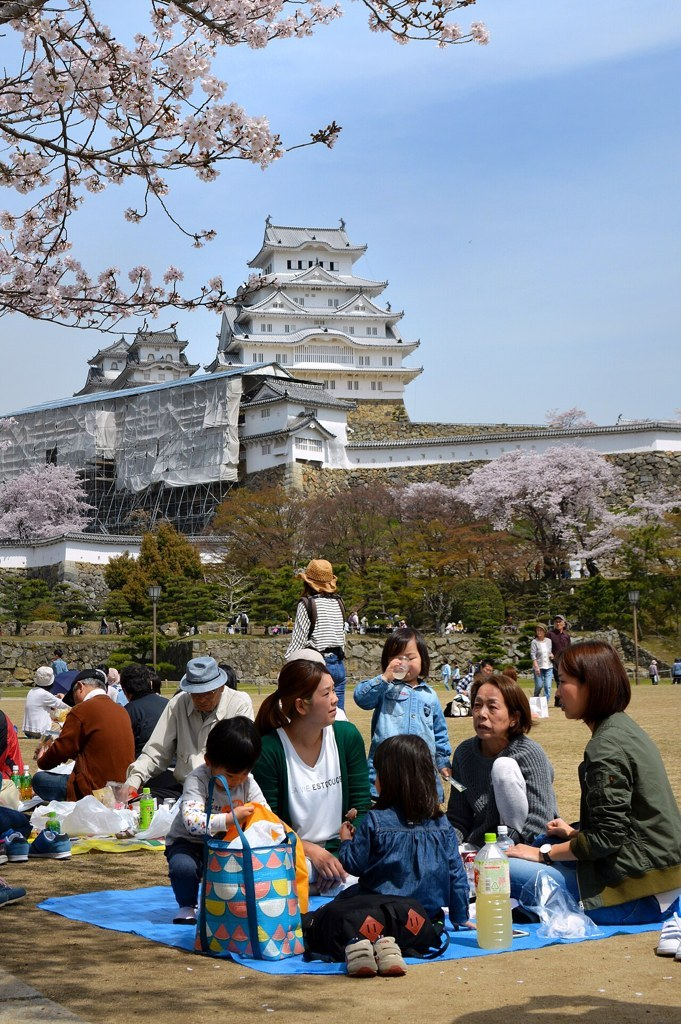
#> input picture app/tuning/images/03_picnic_park.jpg, 681 x 1024 px, given as the content of the folder images/03_picnic_park.jpg, which was not available
$ python contact.py images/03_picnic_park.jpg images/04_graduation_crowd.jpg
#> lines starting #> are read from the running program, lines starting #| are printed output that depends on the picture
"""Make labelled contact sheets from a folder of jpgs.

Usage: python -I contact.py <image_dir> <out_dir> [prefix ...]
"""
import sys
from pathlib import Path

from PIL import Image, ImageDraw

src, out = Path(sys.argv[1]), Path(sys.argv[2])
out.mkdir(parents=True, exist_ok=True)
prefixes = sys.argv[3:]
files = sorted(p for p in src.glob("*.jpg") if not prefixes or p.name.split("_")[0] in prefixes)
W, H, COLS, PER = 400, 300, 6, 24
for s in range(0, len(files), PER):
    chunk = files[s:s + PER]
    rows = (len(chunk) + COLS - 1) // COLS
    sheet = Image.new("RGB", (COLS * W, rows * (H + 24)), "white")
#> sheet: PIL image 2400x324 RGB; every value is 255
    d = ImageDraw.Draw(sheet)
    for i, f in enumerate(chunk):
        im = Image.open(f).convert("RGB")
#> im is the input picture: PIL image 681x1024 RGB; mean R, G, B 126.2, 130.9, 135.8
        im.thumbnail((W - 4, H - 4))
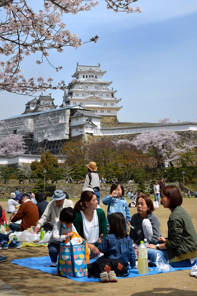
#> im: PIL image 197x296 RGB; mean R, G, B 126.2, 130.9, 135.8
        x, y = (i % COLS) * W, (i // COLS) * (H + 24)
        sheet.paste(im, (x + 2, y + 2))
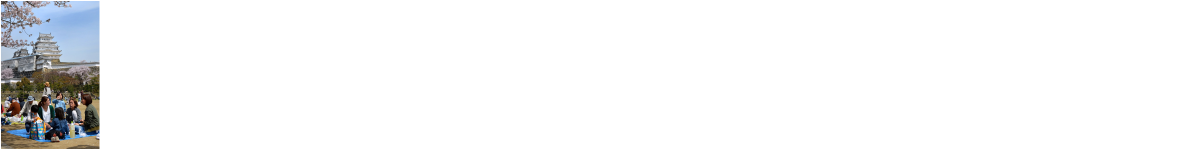
#> sheet: PIL image 2400x324 RGB (shown at 1/2 size); mean R, G, B 245.3, 245.7, 246.1
        d.text((x + 4, y + H + 4), f.name, fill="black")
    sheet.save(out / f"sheet_{s // PER + 1}.jpg", quality=80)
    print(out / f"sheet_{s // PER + 1}.jpg", [f.name for f in chunk])

$ run again, on app/tuning/images/04_graduation_crowd.jpg
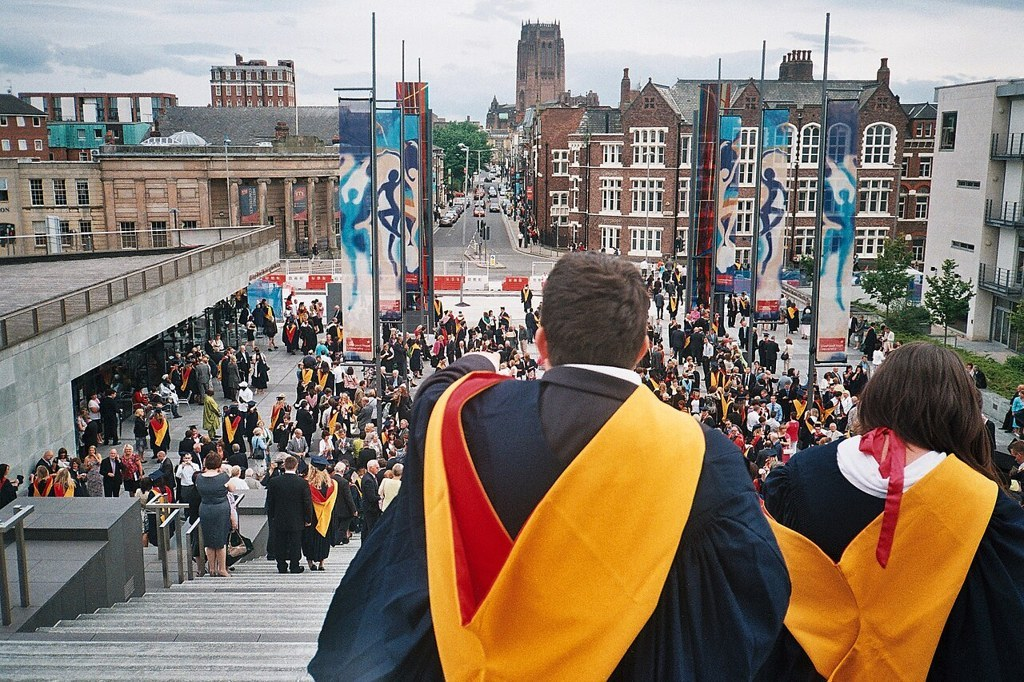
#> input picture app/tuning/images/04_graduation_crowd.jpg, 1024 x 682 px, given as the content of the folder images/04_graduation_crowd.jpg, which was not available
#> im is the input picture: PIL image 1024x682 RGB; mean R, G, B 132.5, 120.1, 109.1
#> `im.thumbnail((W - 4, H - 4))`:
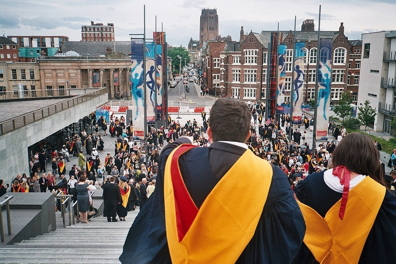
#> im: PIL image 396x264 RGB; mean R, G, B 132.5, 120.1, 109.1
#> `sheet.paste(im, (x + 2, y + 2))`:
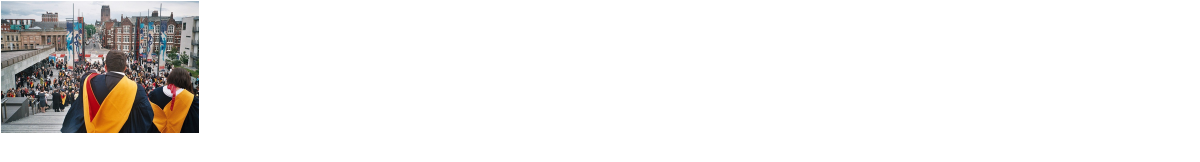
#> sheet: PIL image 2400x324 RGB (shown at 1/2 size); mean R, G, B 238.5, 236.9, 235.4

$ run again, on app/tuning/images/05_wedding_group.jpg
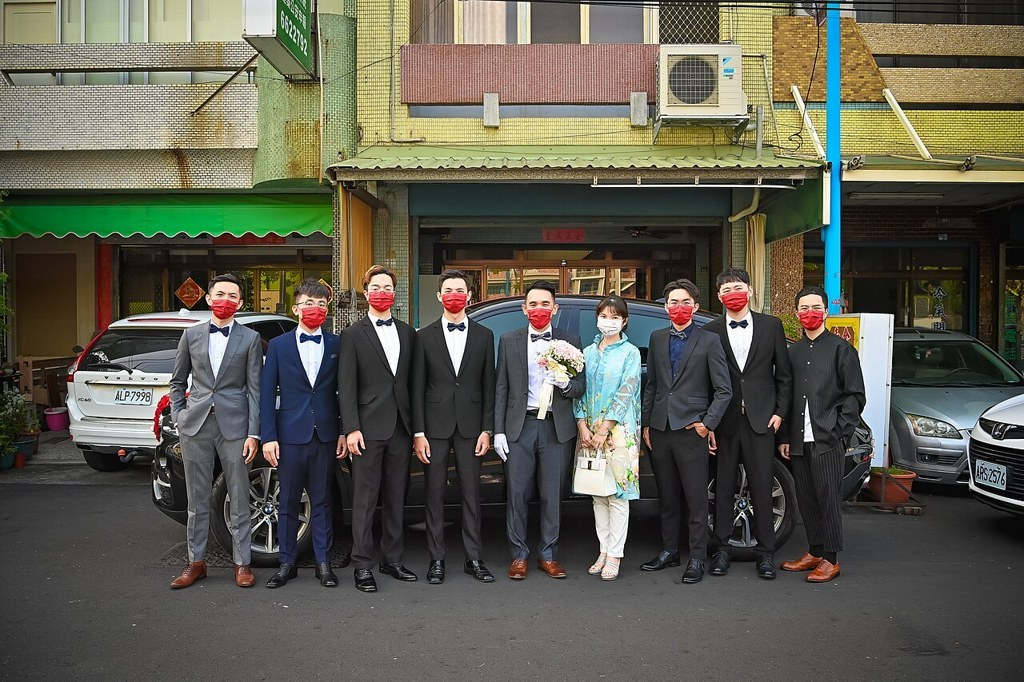
#> input picture app/tuning/images/05_wedding_group.jpg, 1024 x 682 px, given as the content of the folder images/05_wedding_group.jpg, which was not available
#> im is the input picture: PIL image 1024x682 RGB; mean R, G, B 93.2, 92.1, 79.9
#> `im.thumbnail((W - 4, H - 4))`:
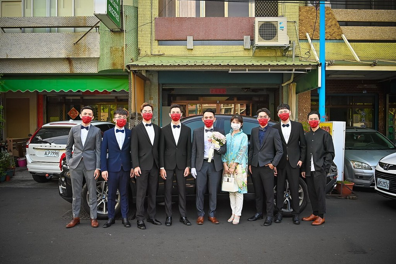
#> im: PIL image 396x264 RGB; mean R, G, B 93.1, 92.1, 79.9
#> `sheet.paste(im, (x + 2, y + 2))`:
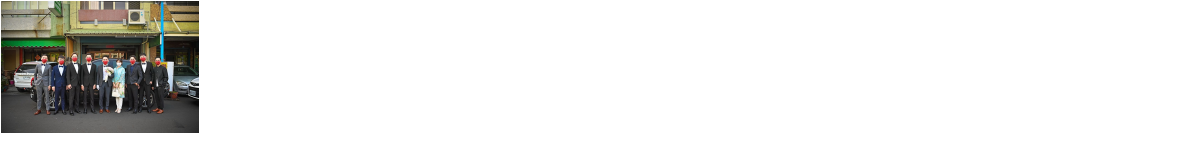
#> sheet: PIL image 2400x324 RGB (shown at 1/2 size); mean R, G, B 233.2, 233.1, 231.5
